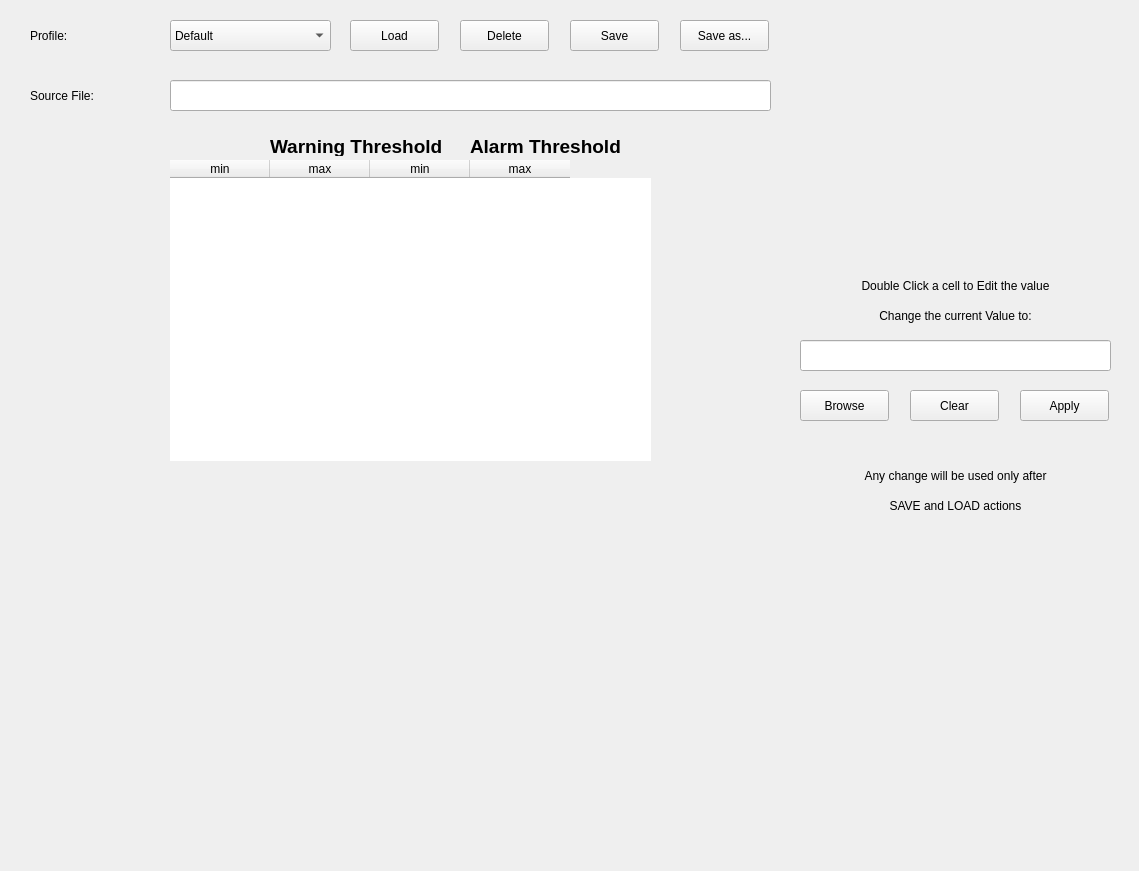
<?xml version="1.0" encoding="UTF-8"?>
<ui version="4.0">
 <class>Form</class>
 <widget class="QWidget" name="Form">
  <property name="geometry">
   <rect>
    <x>0</x>
    <y>0</y>
    <width>1139</width>
    <height>871</height>
   </rect>
  </property>
  <property name="windowTitle">
   <string>Form</string>
  </property>
  <widget class="QComboBox" name="qcombo_profile">
   <property name="geometry">
    <rect>
     <x>170</x>
     <y>20</y>
     <width>161</width>
     <height>31</height>
    </rect>
   </property>
   <property name="maxVisibleItems">
    <number>16</number>
   </property>
   <property name="duplicatesEnabled">
    <bool>false</bool>
   </property>
   <item>
    <property name="text">
     <string>Default</string>
    </property>
   </item>
  </widget>
  <widget class="QLabel" name="qlabel_conf_label">
   <property name="geometry">
    <rect>
     <x>30</x>
     <y>80</y>
     <width>91</width>
     <height>31</height>
    </rect>
   </property>
   <property name="layoutDirection">
    <enum>Qt::LeftToRight</enum>
   </property>
   <property name="text">
    <string>Source File:</string>
   </property>
   <property name="alignment">
    <set>Qt::AlignLeading|Qt::AlignLeft|Qt::AlignVCenter</set>
   </property>
  </widget>
  <widget class="QPushButton" name="qbutton_delete">
   <property name="geometry">
    <rect>
     <x>460</x>
     <y>20</y>
     <width>89</width>
     <height>31</height>
    </rect>
   </property>
   <property name="text">
    <string>Delete</string>
   </property>
  </widget>
  <widget class="QLabel" name="qlabel_conf_label_5">
   <property name="geometry">
    <rect>
     <x>30</x>
     <y>20</y>
     <width>71</width>
     <height>31</height>
    </rect>
   </property>
   <property name="layoutDirection">
    <enum>Qt::LeftToRight</enum>
   </property>
   <property name="text">
    <string>Profile:</string>
   </property>
   <property name="alignment">
    <set>Qt::AlignLeading|Qt::AlignLeft|Qt::AlignVCenter</set>
   </property>
  </widget>
  <widget class="QLineEdit" name="qline_configuration_file">
   <property name="geometry">
    <rect>
     <x>170</x>
     <y>80</y>
     <width>601</width>
     <height>31</height>
    </rect>
   </property>
   <property name="text">
    <string/>
   </property>
   <property name="readOnly">
    <bool>true</bool>
   </property>
  </widget>
  <widget class="QPushButton" name="qbutton_saveas">
   <property name="geometry">
    <rect>
     <x>680</x>
     <y>20</y>
     <width>89</width>
     <height>31</height>
    </rect>
   </property>
   <property name="text">
    <string>Save as...</string>
   </property>
  </widget>
  <widget class="QPushButton" name="qbutton_load">
   <property name="geometry">
    <rect>
     <x>350</x>
     <y>20</y>
     <width>89</width>
     <height>31</height>
    </rect>
   </property>
   <property name="text">
    <string>Load</string>
   </property>
  </widget>
  <widget class="QPushButton" name="qbutton_save">
   <property name="geometry">
    <rect>
     <x>570</x>
     <y>20</y>
     <width>89</width>
     <height>31</height>
    </rect>
   </property>
   <property name="text">
    <string>Save</string>
   </property>
  </widget>
  <widget class="QLabel" name="qlabel_conf_label_2">
   <property name="geometry">
    <rect>
     <x>800</x>
     <y>270</y>
     <width>311</width>
     <height>31</height>
    </rect>
   </property>
   <property name="layoutDirection">
    <enum>Qt::LeftToRight</enum>
   </property>
   <property name="text">
    <string>Double Click a cell to Edit the value</string>
   </property>
   <property name="alignment">
    <set>Qt::AlignCenter</set>
   </property>
  </widget>
  <widget class="QLabel" name="qlabel_conf_label_6">
   <property name="geometry">
    <rect>
     <x>800</x>
     <y>300</y>
     <width>311</width>
     <height>31</height>
    </rect>
   </property>
   <property name="layoutDirection">
    <enum>Qt::LeftToRight</enum>
   </property>
   <property name="text">
    <string>Change the current Value to:</string>
   </property>
   <property name="alignment">
    <set>Qt::AlignCenter</set>
   </property>
  </widget>
  <widget class="QLineEdit" name="qline_edit_newvalue">
   <property name="geometry">
    <rect>
     <x>800</x>
     <y>340</y>
     <width>311</width>
     <height>31</height>
    </rect>
   </property>
   <property name="text">
    <string/>
   </property>
   <property name="readOnly">
    <bool>false</bool>
   </property>
  </widget>
  <widget class="QPushButton" name="qbutton_browse">
   <property name="geometry">
    <rect>
     <x>800</x>
     <y>390</y>
     <width>89</width>
     <height>31</height>
    </rect>
   </property>
   <property name="text">
    <string>Browse</string>
   </property>
  </widget>
  <widget class="QPushButton" name="qbutton_apply">
   <property name="geometry">
    <rect>
     <x>1020</x>
     <y>390</y>
     <width>89</width>
     <height>31</height>
    </rect>
   </property>
   <property name="text">
    <string>Apply</string>
   </property>
  </widget>
  <widget class="QLabel" name="qlabel_conf_label_7">
   <property name="geometry">
    <rect>
     <x>800</x>
     <y>460</y>
     <width>311</width>
     <height>31</height>
    </rect>
   </property>
   <property name="layoutDirection">
    <enum>Qt::LeftToRight</enum>
   </property>
   <property name="text">
    <string>Any change will be used only after</string>
   </property>
   <property name="alignment">
    <set>Qt::AlignCenter</set>
   </property>
  </widget>
  <widget class="QLabel" name="qlabel_conf_label_8">
   <property name="geometry">
    <rect>
     <x>800</x>
     <y>490</y>
     <width>311</width>
     <height>31</height>
    </rect>
   </property>
   <property name="layoutDirection">
    <enum>Qt::LeftToRight</enum>
   </property>
   <property name="text">
    <string>SAVE and LOAD actions</string>
   </property>
   <property name="alignment">
    <set>Qt::AlignCenter</set>
   </property>
  </widget>
  <widget class="QLabel" name="qline_row">
   <property name="geometry">
    <rect>
     <x>870</x>
     <y>190</y>
     <width>41</width>
     <height>31</height>
    </rect>
   </property>
   <property name="layoutDirection">
    <enum>Qt::LeftToRight</enum>
   </property>
   <property name="text">
    <string/>
   </property>
   <property name="alignment">
    <set>Qt::AlignLeading|Qt::AlignLeft|Qt::AlignVCenter</set>
   </property>
  </widget>
  <widget class="QLabel" name="qline_col">
   <property name="enabled">
    <bool>false</bool>
   </property>
   <property name="geometry">
    <rect>
     <x>870</x>
     <y>240</y>
     <width>41</width>
     <height>31</height>
    </rect>
   </property>
   <property name="layoutDirection">
    <enum>Qt::LeftToRight</enum>
   </property>
   <property name="text">
    <string/>
   </property>
   <property name="alignment">
    <set>Qt::AlignLeading|Qt::AlignLeft|Qt::AlignVCenter</set>
   </property>
  </widget>
  <widget class="QPushButton" name="qbutton_clear">
   <property name="geometry">
    <rect>
     <x>910</x>
     <y>390</y>
     <width>89</width>
     <height>31</height>
    </rect>
   </property>
   <property name="text">
    <string>Clear</string>
   </property>
  </widget>
  <widget class="QLabel" name="label_3">
   <property name="geometry">
    <rect>
     <x>270</x>
     <y>135</y>
     <width>181</width>
     <height>21</height>
    </rect>
   </property>
   <property name="text">
    <string>&lt;html&gt;&lt;head/&gt;&lt;body&gt;&lt;p&gt;&lt;span style=&quot; font-size:14pt; font-weight:600;&quot;&gt;Warning Threshold&lt;/span&gt;&lt;/p&gt;&lt;/body&gt;&lt;/html&gt;</string>
   </property>
  </widget>
  <widget class="QLabel" name="label_4">
   <property name="geometry">
    <rect>
     <x>470</x>
     <y>135</y>
     <width>181</width>
     <height>21</height>
    </rect>
   </property>
   <property name="text">
    <string>&lt;html&gt;&lt;head/&gt;&lt;body&gt;&lt;p&gt;&lt;span style=&quot; font-size:14pt; font-weight:600;&quot;&gt;Alarm Threshold&lt;/span&gt;&lt;/p&gt;&lt;/body&gt;&lt;/html&gt;</string>
   </property>
  </widget>
  <widget class="QTableWidget" name="true_table">
   <property name="geometry">
    <rect>
     <x>170</x>
     <y>160</y>
     <width>481</width>
     <height>301</height>
    </rect>
   </property>
   <property name="toolTip">
    <string>&lt;html&gt;&lt;head/&gt;&lt;body&gt;&lt;p&gt;&lt;br/&gt;&lt;/p&gt;&lt;/body&gt;&lt;/html&gt;</string>
   </property>
   <property name="frameShape">
    <enum>QFrame::NoFrame</enum>
   </property>
   <property name="frameShadow">
    <enum>QFrame::Plain</enum>
   </property>
   <property name="lineWidth">
    <number>0</number>
   </property>
   <column>
    <property name="text">
     <string>min</string>
    </property>
   </column>
   <column>
    <property name="text">
     <string>max</string>
    </property>
   </column>
   <column>
    <property name="text">
     <string>min</string>
    </property>
   </column>
   <column>
    <property name="text">
     <string>max</string>
    </property>
   </column>
  </widget>
  <zorder>qline_row</zorder>
  <zorder>qline_col</zorder>
  <zorder>qcombo_profile</zorder>
  <zorder>qlabel_conf_label</zorder>
  <zorder>qbutton_delete</zorder>
  <zorder>qlabel_conf_label_5</zorder>
  <zorder>qline_configuration_file</zorder>
  <zorder>qbutton_saveas</zorder>
  <zorder>qbutton_load</zorder>
  <zorder>qbutton_save</zorder>
  <zorder>qlabel_conf_label_2</zorder>
  <zorder>qlabel_conf_label_6</zorder>
  <zorder>qline_edit_newvalue</zorder>
  <zorder>qbutton_browse</zorder>
  <zorder>qbutton_apply</zorder>
  <zorder>qlabel_conf_label_7</zorder>
  <zorder>qlabel_conf_label_8</zorder>
  <zorder>qbutton_clear</zorder>
  <zorder>label_3</zorder>
  <zorder>label_4</zorder>
  <zorder>true_table</zorder>
 </widget>
 <resources/>
 <connections/>
</ui>
